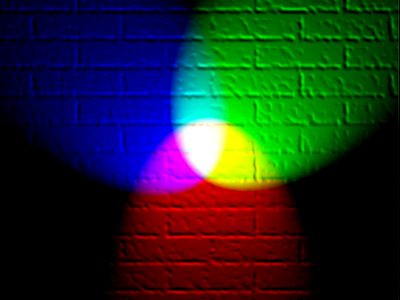
#> input picture 3 - İmgeyi Siyah Beyaza Dönüştürme Uygulaması/rgb.jpg, 400 x 300 px
$ python uygulama-3.py
#> lines starting #> are read from the running program, lines starting #| are printed output that depends on the picture; after the words box and inside, x2 and y2 are one past the last pixel; in counts of white or black regions, pixels touching at a corner belong together
#> further down, img is the input picture: shape (300, 400, 3); mean B, G, R 36.9, 41.6, 29.5
import cv2
import numpy as np

# 1. katman blue
# 2. katman green
# 3. katman red

def gri(img):
    boy = img.shape[0]
#> boy = 300
    en = img.shape[1]
#> en = 400

    yeni = np.zeros((boy,en))
    for i in range(en):
        for j in range(boy):
            yeni[j][i] = img[j][i][2]*0.299 + img[j][i][1]*0.587 + img[j][i][0]*0.114
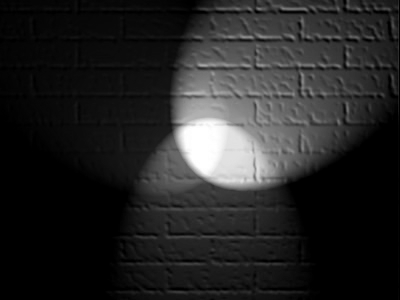
#> yeni: shape (300, 400) float64; min 0, max 255, mean 37.5
    return yeni
def binary(img,esik):
#> called with esik = 125
    boy = img.shape[0]
#> boy = 300
    en = img.shape[1]
#> en = 400

    yeni = np.zeros((boy,en))
    for i in range(en):
        for j in range(boy):
            if (img[j][i] >= esik):
                yeni[j][i] = 1
            else:
                yeni[j][i] = 0
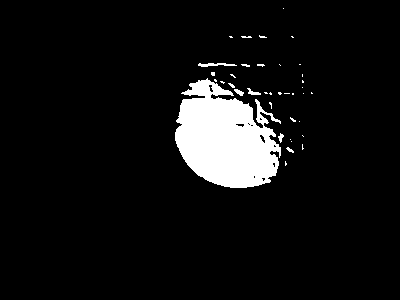
#> yeni: shape (300, 400) float64; values 0 (black) and 1 (white), 7% white; 38 white regions (32 under 20 px), largest, box (x1, y1, x2, y2) and area: (175, 78, 281, 188) 7919, (198, 63, 237, 67) 94, (247, 88, 261, 95) 46, (234, 89, 244, 96) 39, (278, 133, 284, 143) 31, (286, 147, 294, 153) 23

    return yeni


img = cv2.imread('rgb.jpg')
cv2.imshow('Orjinal Resim',img)

yeni = gri(img)
img = yeni.astype(np.uint8)

cv2.imshow('Gri Resim',img)
ikilik = binary(img,125)

cv2.imshow('Siyah Beyaz Resim',ikilik)


cv2.waitKey()
